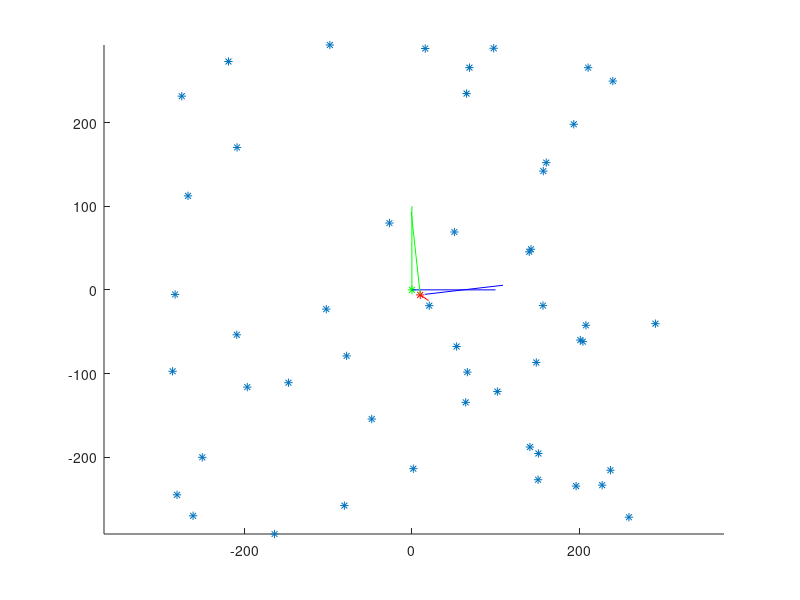

MATLAB code for this plot: (Note: this script raises an error after producing the figure.)
%%%%%%%%%%%%%%%%%%%%%%%%%%%%%%%%%%%%%%%%%%%%%%%%%%%%%%%%%%%%%%%%%%%%%%%%%%%
%%%%%%%%%%%%%%%%%%%%%Motion estimation using 4 points algorithm%%%%%%%%%%%%
%%%%%%%%%%%%%%%%%%%%%                 vs                       %%%%%%%%%%%%
%%%%%%%%%%%%%%%%%%%%%      2 points algorithm with IMU         %%%%%%%%%%%%
%%%%%%%%%%%%%%%%%%%%%        planar scene : homography         %%%%%%%%%%%%
%%%%%%%%%%%%%%%%%%%%%%%%%%%%%%%%%%%%%%%%%%%%%%%%%%%%%%%%%%%%%%%%%%%%%%%%%%%
% Name : Tsagkatatis Ioannis

% test 3
% Example with noise on IMU informations, propose a test with different camera positions $(R1 =
% I, T1 = 0)$ with angles of rotation between $\rad{0}$ and $\rad{45}$ and translation of 0 to
% 100 AND white noise in image points of camera 2 between 0 to 1 pixel std AND white noise in 
% IMU between $\rad{0}$ and $\rad{2}$ (use RANSAC functions).
%

close all;
clear all;
clc


%%%%%%%%%%%%%%%%%%%%%%%%%%%%%%%%%%%%%%%%%%%%%%%%%%%%%%%%%%%%%%%%%%%%%%%%%%%
%%%%%%%%%%%%%%%%%%%%%%%    data generation %%%%%%%%%%%%%%%%%%%%%%%%%%%%%%%%
%%%%%%%%%%%%%%%%%%%%%%%%%%%%%%%%%%%%%%%%%%%%%%%%%%%%%%%%%%%%%%%%%%%%%%%%%%%

lowerbound=-300;
upperbound=300;
nbpoints = 50;
zposition = 500;
P=[lowerbound + (upperbound-lowerbound).*rand(nbpoints,1),...
    lowerbound + (upperbound-lowerbound).*rand(nbpoints,1),...
    zposition*ones(nbpoints,1),...
    ones(nbpoints,1)];

% the data belong on a plane  of equation N'X+d=0 d=-zposition N = [0,0,1]'

%camera parameter (camera is calibrated)
f=1; u0 = 0; v0 = 0;
K=[f 0 u0;0 f v0;0 0 1];
K1=[f 0 u0 0;0 f v0 0;0 0 1 0];

%%%%%%%%%%%%%%%%%%%%%%%    camera 1 %%%%%%%%%%%%%%%%%%%%%%%%%%%%%%%%%%%%%%%
% camera position at time 1
tx1=0; ty1=0; tz1=0;
% rotation angles in degree
roll1=0; pitch1=0; yaw1=0;

% rotation of the camera 1

Rp1=[cos(deg2rad(pitch1)) 0 sin(deg2rad(pitch1));...
    0 1 0;...
    -sin(deg2rad(pitch1)) 0 cos(deg2rad(pitch1))];
Ry1=[cos(deg2rad(yaw1)) -sin(deg2rad(yaw1)) 0;...
    sin(deg2rad(yaw1)) cos(deg2rad(yaw1)) 0;...
    0 0 1];
Rr1=[1 0 0;...
    0 cos(deg2rad(roll1)) -sin(deg2rad(roll1));...
    0 sin(deg2rad(roll1)) cos(deg2rad(roll1))];
R1=Ry1*Rp1*Rr1;

T1 = [tx1,ty1,tz1]';

% camera image 1 :
for i =1 : nbpoints
    P1(i,:) = K1*[R1' , -R1'*T1; 0 0 0 1]*P(i,:)';
end

%%%%%%%%%%%%%%%%%%%%%%%    camera 2 %%%%%%%%%%%%%%%%%%%%%%%%%%%%%%%%%%%%%%%
% camera position at time 2
tx2=10; ty2=-6; tz2=10;
% rotation angles in degree
roll2=3; pitch2=5; yaw2=5;

%
% Add IMU Noise
%
roll2 = roll2 + 2.*rand(1,1);
pitch2 = pitch2 + 2.*rand(1,1);
yaw2 = yaw2 + 2.*rand(1,1);

% rotation of the camera 2
Rp2=[cos(deg2rad(pitch2)) 0 sin(deg2rad(pitch2));...
    0 1 0;...
    -sin(deg2rad(pitch2)) 0 cos(deg2rad(pitch2))];
Ry2=[cos(deg2rad(yaw2)) -sin(deg2rad(yaw2)) 0;...
    sin(deg2rad(yaw2)) cos(deg2rad(yaw2)) 0;...
    0 0 1];
Rr2=[1 0 0;...
    0 cos(deg2rad(roll2)) -sin(deg2rad(roll2));...
    0 sin(deg2rad(roll2)) cos(deg2rad(roll2))];
R2 =Ry2*Rp2*Rr2;

T2 = [tx2,ty2,tz2]';

% camera image 2 :

for i =1 : nbpoints
    P2(i,:) = K1*[R2' , -R2'*T2; 0 0 0 1]*P(i,:)';
end

%
% Add white Noise
%
std1 = 0.5;
P2 = P2 + std1.*rand(size(P2));

%%%%%%%%%%%%%%%%%%%%%%%%%%%%%%%%%%%%%%%%%%%%%%%%%%%%%%%%%%%%%%%%%%%%%%%%%%%
%%%%%%%%%%%%%%%%%%%%%%%    Display data    %%%%%%%%%%%%%%%%%%%%%%%%%%%%%%%%
%%%%%%%%%%%%%%%%%%%%%%%%%%%%%%%%%%%%%%%%%%%%%%%%%%%%%%%%%%%%%%%%%%%%%%%%%%%

figure
hold on
plot3(P(:,1),P(:,2),P(:,3),'*')
plot3(tx1,ty1,tz1,'g*')
Rx = R1*[100,0,0]';
line([tx1,tx1+Rx(1)],[ty1,ty1+Rx(2)],[tz1,tz1+Rx(3)],'Color','b')
Ry = R1*[0,100,0]';
line([tx1,tx1+Ry(1)],[ty1,ty1+Ry(2)],[tz1,tz1+Ry(3)],'Color','g')
Rz = R1*[0,0,100]';
line([tx1,tx1+Rz(1)],[ty1,ty1+Rz(2)],[tz1,tz1+Rz(3)],'Color','r')
plot3(tx2,ty2,tz2,'r*')
Rx = R2*[100,0,0]';
line([tx2,tx2+Rx(1)],[ty2,ty2+Rx(2)],[tz2,tz2+Rx(3)],'Color','b')
Ry = R2*[0,100,0]';
line([tx2,tx2+Ry(1)],[ty2,ty2+Ry(2)],[tz2,tz2+Ry(3)],'Color','g')
Rz = R2*[0,0,100]';
line([tx2,tx2+Rz(1)],[ty2,ty2+Rz(2)],[tz2,tz2+Rz(3)],'Color','r')
axis equal


%%%%%%%%%%%%%%%%%%%%%%%%%%%%%%%%%%%%%%%%%%%%%%%%%%%%%%%%%%%%%%%%%%%%%%%%%%%
%%%%%%%%%%%%%%%%%%%%%%%    4 pts algorithm %%%%%%%%%%%%%%%%%%%%%%%%%%%%%%%%
%%%%%%%%%%%%%%%%%%%%%%%%%%%%%%%%%%%%%%%%%%%%%%%%%%%%%%%%%%%%%%%%%%%%%%%%%%%

% Theoretical Homography H :
N = [0,0,1]';
d = (N'*T1-zposition); 

% get the rotation and trsnlation between two camera and calculate
% theoreotical homography H
Rt = R2'*R1;
Tt = R2'*(T1-T2);
H = Rt-Tt*(R1'*N)'/d;
H=H/H(3,3);

% Homography estimation
% H4pt=homography2d(P1',P2');
[H4pt, inliers] = ransacfithomography(P1', P2', 0.005);
H4pt=H4pt/H4pt(3,3);


%
% Display results
%
disp('### TEST 3 ##');
disp('The Theoretical Homography');
H
disp('Estimated Homography (4 Point Algorithm)');
H4pt

%
% Error calculation
% 
%4 point error with noise
error = sum(sum((H - H4pt).^2));
disp(['Error(SSD) in 4 point estimation, with noise is : ', num2str(error)]);


%%%%%%%%%%%%%%%%%%%%%%%%%%%%%%%%%%%%%%%%%%%%%%%%%%%%%%%%%%%%%%%%%%%%%%%%%%%
%%%%%%%%%%%%%%%%%%%%%%%    2 pts algorithm %%%%%%%%%%%%%%%%%%%%%%%%%%%%%%%%
%%%%%%%%%%%%%%%%%%%%%%%%%%%%%%%%%%%%%%%%%%%%%%%%%%%%%%%%%%%%%%%%%%%%%%%%%%%

% HYPOTHESIS roll and pitch angles are known :

% Virtual image from camera 2 (Z axis correpsonds to the vertical)
PV1 = (Rp1*Rr1*P1(:,1:3)')';
PV2 = (Rp2*Rr2*P2(:,1:3)')';

% 2 points algorithm
N =[0 0 1]';

% Theoretical Homogrphy calculation
HV2 = Ry2'*Ry1-Ry2'*(T1-T2)/(N'*T1-zposition)*(Ry1'*N)';

% True  homography 
TrueHomography = HV2/HV2(3,3);

% Estimated homography from 2 point emthod
% H = homography2d2Pt(PV1',PV2');
[H2pt, inliers] = ransacfithomography2pt(PV1', PV2', 0.005);
EstimatedH=H/H(3,3);

%
% Display results
%
disp('Theoretical Homography (2 angles known)');
HV2
disp('True Theoretical Homography (2 angles known)');
TrueHomography
disp('Estimated Homography (2+1 Point Algorithm)');
EstimatedH

%
% Error calculation
% 
%2 point error with noise
error = sum(sum((TrueHomography - EstimatedH).^2));
disp(['Error(SSD) in 2 point estimation, with noise is : ', num2str(error)]);
